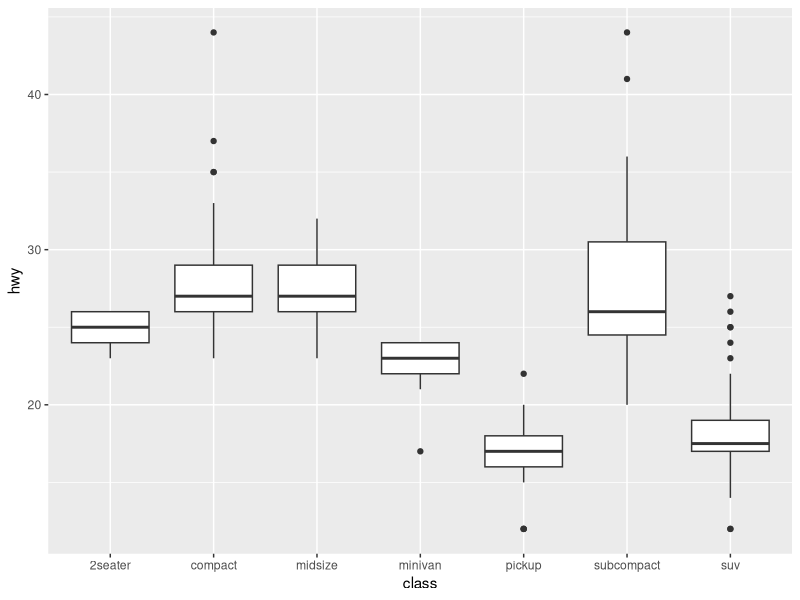
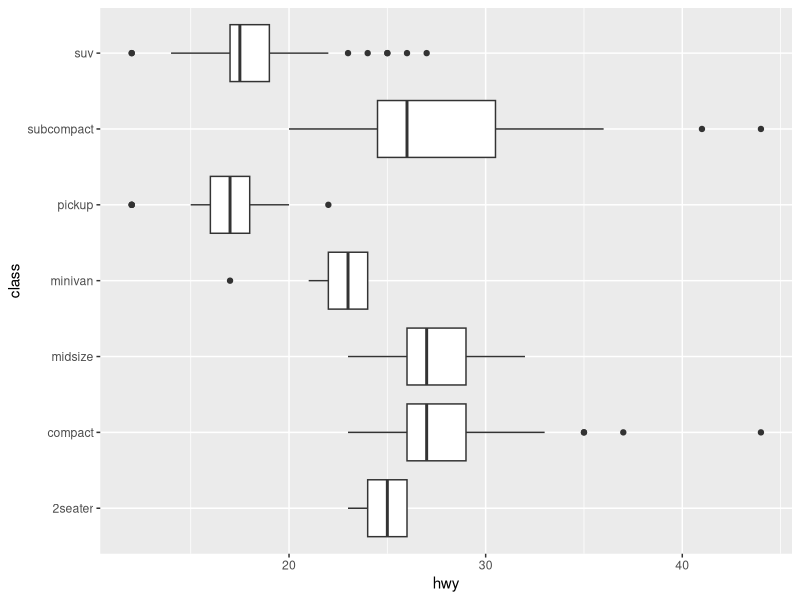
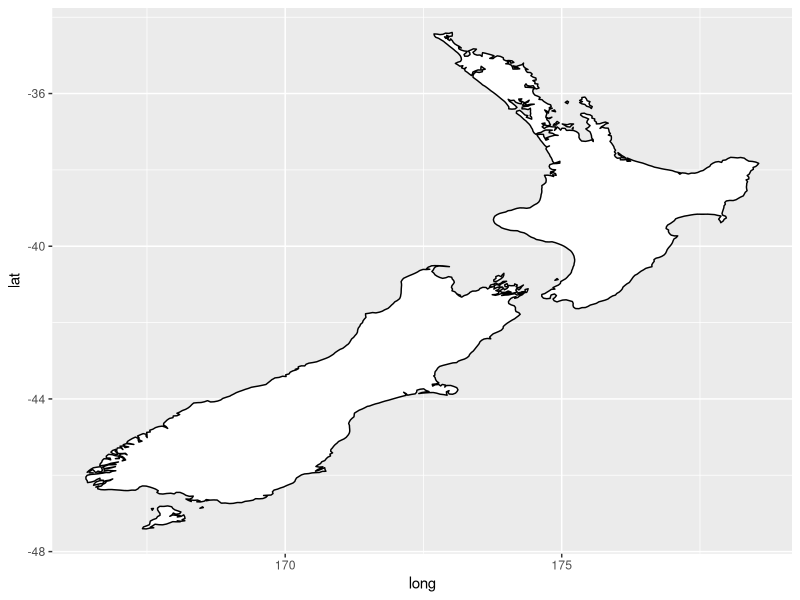
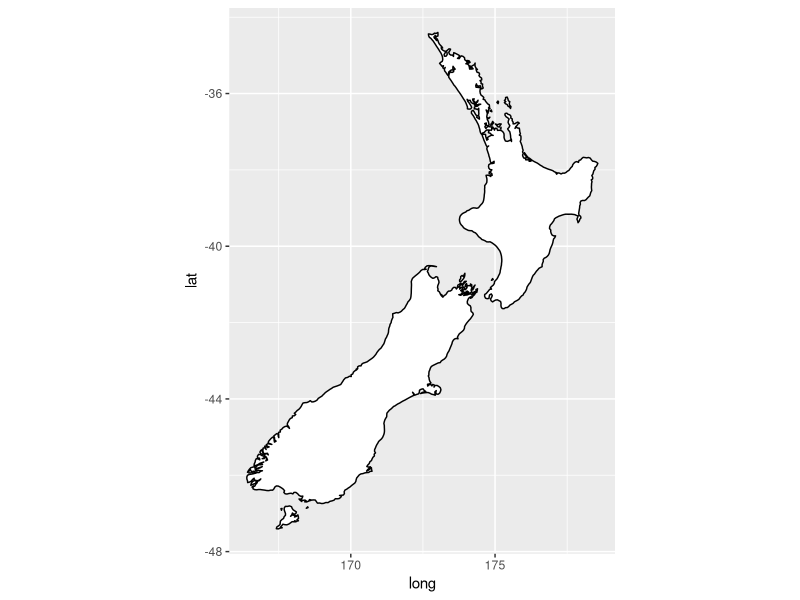
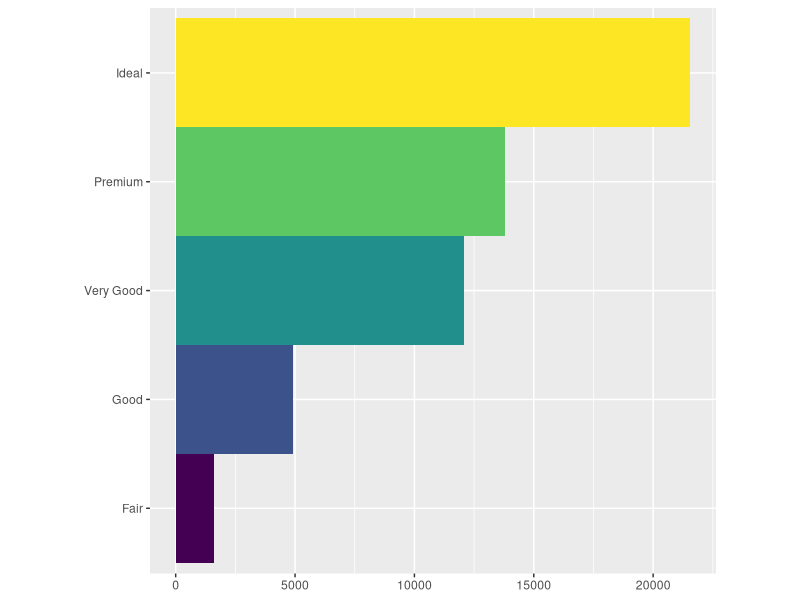
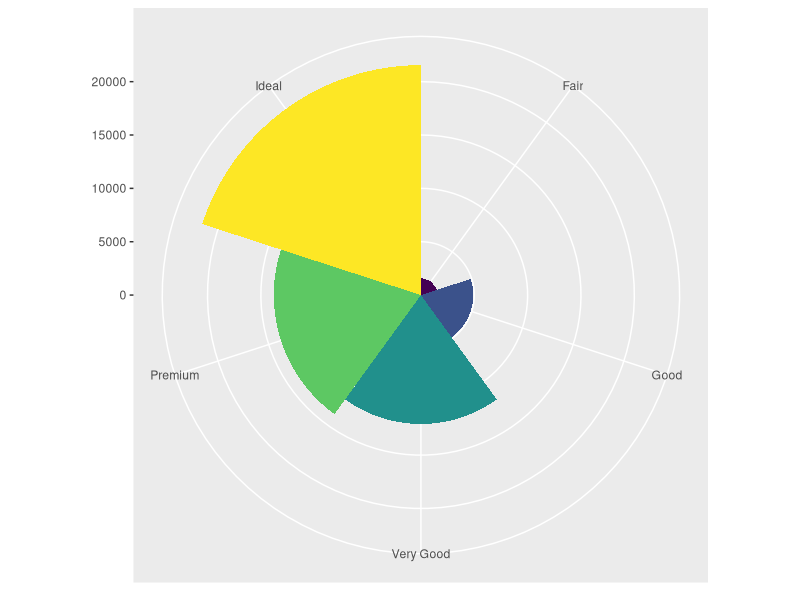
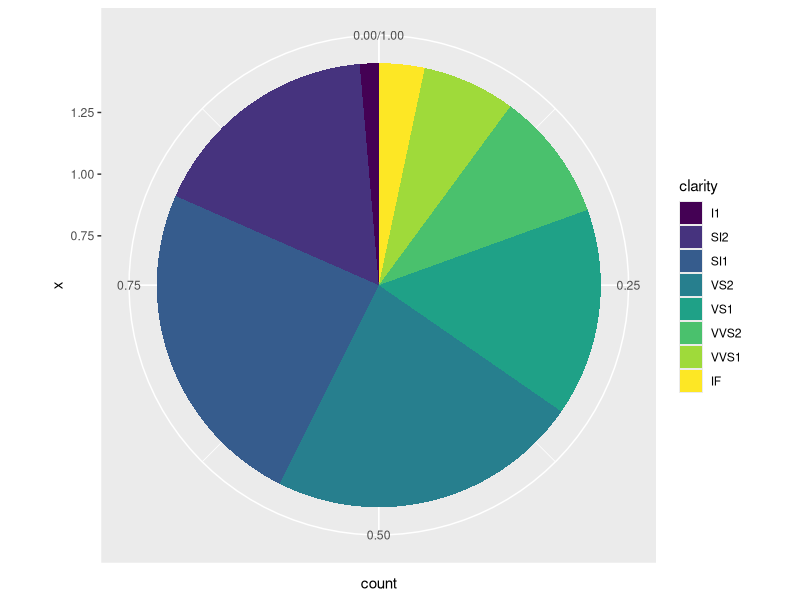
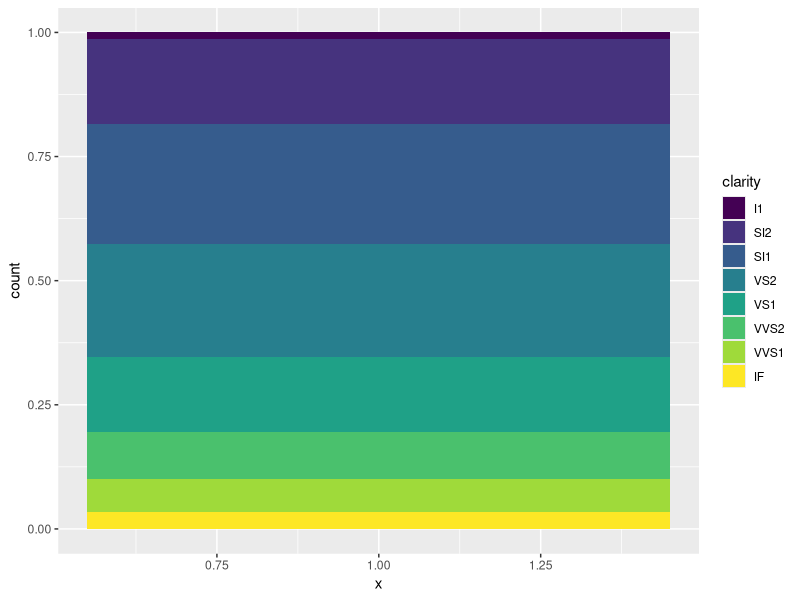

The R source for these figures, in order:
## ---- chunk 1
knitr::opts_chunk$set(echo = TRUE)
library(tidyverse)
library(maps)
library(mapproj)
## ---- chunk 2
ggplot(data = mpg, mapping = aes(x = class, y = hwy)) + 
  geom_boxplot()
ggplot(data = mpg, mapping = aes(x = class, y = hwy)) + 
  geom_boxplot() +
  coord_flip()
## ---- chunk 3
nz <- map_data("nz")
ggplot(nz, aes(long, lat, group = group)) +
  geom_polygon(fill = "white", colour = "black")
ggplot(nz, aes(long, lat, group = group)) +
  geom_polygon(fill = "white", colour = "black") +
  coord_quickmap()
## ---- chunk 4
bar <- ggplot(data = diamonds) + 
  geom_bar(
    mapping = aes(x = cut, fill = cut), 
    show.legend = FALSE,
    width = 1
  ) + 
  theme(aspect.ratio = 1) +
  labs(x = NULL, y = NULL)

bar + coord_flip()
bar + coord_polar()
## ---- chunk 5
ggplot(data = diamonds) + 
  geom_bar(mapping = aes(x = 1, fill = clarity), position = "fill") +
  coord_polar(theta = "y")
## ---- chunk 6
ggplot(data = diamonds) + 
  geom_bar(mapping = aes(x = 1, fill = clarity), position = "fill")
ggplot(data = diamonds) + 
  geom_bar(mapping = aes(x = 1, fill = clarity), position = "fill") +
  labs(title = "Stack plot", subtitle = "Count")
## ---- chunk 7
ggplot(data = mpg, mapping = aes(x = cty, y = hwy)) +
  geom_point() + 
  geom_abline() +
  coord_fixed()
